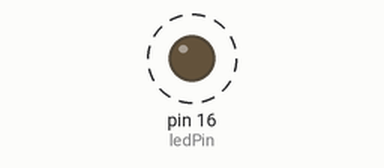
This sketch was run on a simulated Arduino Uno, built with avr-gcc and run on an emulated ATmega328P. On the bench: output pins drawn as LEDs (lit = HIGH). Dashed ring = blinking.

Above: at 0.5 s.
Timing chart, 0 to 4.6 s (numbered marks = the images above):
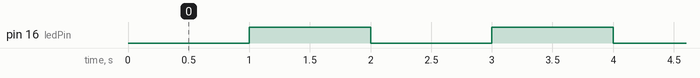

The sketch:

sketch_jun12a.ino
```cpp
// ex02.ino 1Hz LED闪烁 millis实现
const int ledPin = 16;
unsigned long preTime = 0; // 记录上次状态切换时间
const unsigned long interval = 1000; // 间隔1000ms=1s

void setup() {
  pinMode(ledPin, OUTPUT);
}

void loop() {
  unsigned long curTime = millis();
  // 时间差超过1000ms切换LED状态
  if (curTime - preTime >= interval) {
    digitalWrite(ledPin, !digitalRead(ledPin));
    preTime = curTime;
  }
}
```

Measured:
- by itself, pin 16 (ledPin): alternates HIGH for 1.0 s and LOW for 1.0 s
